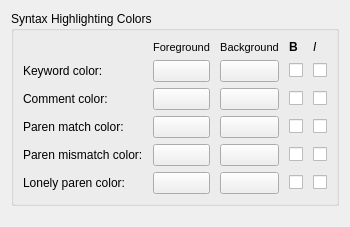
         <widget class="QWidget" name="tabAdvancedSyntaxHighlighting">
          <attribute name="title">
           <string>Syntax Highlighting</string>
          </attribute>
          <layout class="QGridLayout" name="gridLayout">
           <item row="0" column="0">
            <widget class="QGroupBox" name="gbxSHColors">
             <property name="title">
              <string>Syntax Highlighting Colors</string>
             </property>
             <layout class="QGridLayout" name="lyt_gbxSHColors">
              <property name="sizeConstraint">
               <enum>QLayout::SetMinimumSize</enum>
              </property>
              <property name="horizontalSpacing">
               <number>10</number>
              </property>
              <item row="0" column="1">
               <widget class="QLabel" name="lblSHForeground">
                <property name="maximumSize">
                 <size>
                  <width>16777215</width>
                  <height>15</height>
                 </size>
                </property>
                <property name="font">
                 <font>
                  <pointsize>8</pointsize>
                 </font>
                </property>
                <property name="text">
                 <string>Foreground</string>
                </property>
                <property name="alignment">
                 <set>Qt::AlignCenter</set>
                </property>
               </widget>
              </item>
              <item row="0" column="2">
               <widget class="QLabel" name="lblSHBackground">
                <property name="maximumSize">
                 <size>
                  <width>16777215</width>
                  <height>15</height>
                 </size>
                </property>
                <property name="font">
                 <font>
                  <pointsize>8</pointsize>
                 </font>
                </property>
                <property name="text">
                 <string>Background</string>
                </property>
                <property name="alignment">
                 <set>Qt::AlignCenter</set>
                </property>
               </widget>
              </item>
              <item row="1" column="0">
               <widget class="QLabel" name="lblSHKeyword">
                <property name="text">
                 <string>Keyword color:</string>
                </property>
                <property name="wordWrap">
                 <bool>false</bool>
                </property>
                <property name="buddy">
                 <cstring>colSHKeyword</cstring>
                </property>
               </widget>
              </item>
              <item row="1" column="1">
               <widget class="KLFColorChooser" name="colSHKeyword">
                <property name="showSize" stdset="0">
                 <size>
                  <width>50</width>
                  <height>16</height>
                 </size>
                </property>
                <property name="allowDefaultState" stdset="0">
                 <bool>true</bool>
                </property>
               </widget>
              </item>
              <item row="1" column="2">
               <widget class="KLFColorChooser" name="colSHKeywordBg">
                <property name="showSize" stdset="0">
                 <size>
                  <width>50</width>
                  <height>16</height>
                 </size>
                </property>
                <property name="allowDefaultState" stdset="0">
                 <bool>true</bool>
                </property>
               </widget>
              </item>
              <item row="1" column="3">
               <widget class="QCheckBox" name="chkSHKeywordB">
                <property name="sizePolicy">
                 <sizepolicy hsizetype="Fixed" vsizetype="Fixed">
                  <horstretch>0</horstretch>
                  <verstretch>0</verstretch>
                 </sizepolicy>
                </property>
                <property name="font">
                 <font>
                  <weight>75</weight>
                  <bold>true</bold>
                 </font>
                </property>
                <property name="text">
                 <string/>
                </property>
                <property name="tristate">
                 <bool>true</bool>
                </property>
               </widget>
              </item>
              <item row="1" column="4">
               <widget class="QCheckBox" name="chkSHKeywordI">
                <property name="sizePolicy">
                 <sizepolicy hsizetype="Fixed" vsizetype="Fixed">
                  <horstretch>0</horstretch>
                  <verstretch>0</verstretch>
                 </sizepolicy>
                </property>
                <property name="font">
                 <font>
                  <italic>true</italic>
                 </font>
                </property>
                <property name="text">
                 <string/>
                </property>
                <property name="tristate">
                 <bool>true</bool>
                </property>
               </widget>
              </item>
              <item row="2" column="0">
               <widget class="QLabel" name="lblSHComment">
                <property name="text">
                 <string>Comment color:</string>
                </property>
                <property name="wordWrap">
                 <bool>false</bool>
                </property>
                <property name="buddy">
                 <cstring>colSHComment</cstring>
                </property>
               </widget>
              </item>
              <item row="2" column="1">
               <widget class="KLFColorChooser" name="colSHComment">
                <property name="showSize" stdset="0">
                 <size>
                  <width>50</width>
                  <height>16</height>
                 </size>
                </property>
                <property name="allowDefaultState" stdset="0">
                 <bool>true</bool>
                </property>
               </widget>
              </item>
              <item row="2" column="2">
               <widget class="KLFColorChooser" name="colSHCommentBg">
                <property name="showSize" stdset="0">
                 <size>
                  <width>50</width>
                  <height>16</height>
                 </size>
                </property>
                <property name="allowDefaultState" stdset="0">
                 <bool>true</bool>
                </property>
               </widget>
              </item>
              <item row="2" column="3">
               <widget class="QCheckBox" name="chkSHCommentB">
                <property name="sizePolicy">
                 <sizepolicy hsizetype="Fixed" vsizetype="Fixed">
                  <horstretch>0</horstretch>
                  <verstretch>0</verstretch>
                 </sizepolicy>
                </property>
                <property name="font">
                 <font>
                  <weight>75</weight>
                  <bold>true</bold>
                 </font>
                </property>
                <property name="text">
                 <string/>
                </property>
                <property name="tristate">
                 <bool>true</bool>
                </property>
               </widget>
              </item>
              <item row="2" column="4">
               <widget class="QCheckBox" name="chkSHCommentI">
                <property name="sizePolicy">
                 <sizepolicy hsizetype="Fixed" vsizetype="Fixed">
                  <horstretch>0</horstretch>
                  <verstretch>0</verstretch>
                 </sizepolicy>
                </property>
                <property name="font">
                 <font>
                  <italic>true</italic>
                 </font>
                </property>
                <property name="text">
                 <string/>
                </property>
                <property name="tristate">
                 <bool>true</bool>
                </property>
               </widget>
              </item>
              <item row="4" column="0">
               <widget class="QLabel" name="lblSHParenMatch">
                <property name="text">
                 <string>Paren match color:</string>
                </property>
                <property name="wordWrap">
                 <bool>false</bool>
                </property>
                <property name="buddy">
                 <cstring>colSHParenMatch</cstring>
                </property>
               </widget>
              </item>
              <item row="4" column="1">
               <widget class="KLFColorChooser" name="colSHParenMatch">
                <property name="showSize" stdset="0">
                 <size>
                  <width>50</width>
                  <height>16</height>
                 </size>
                </property>
                <property name="allowDefaultState" stdset="0">
                 <bool>true</bool>
                </property>
               </widget>
              </item>
              <item row="4" column="2">
               <widget class="KLFColorChooser" name="colSHParenMatchBg">
                <property name="showSize" stdset="0">
                 <size>
                  <width>50</width>
                  <height>16</height>
                 </size>
                </property>
                <property name="allowDefaultState" stdset="0">
                 <bool>true</bool>
                </property>
               </widget>
              </item>
              <item row="4" column="3">
               <widget class="QCheckBox" name="chkSHParenMatchB">
                <property name="sizePolicy">
                 <sizepolicy hsizetype="Fixed" vsizetype="Fixed">
                  <horstretch>0</horstretch>
                  <verstretch>0</verstretch>
                 </sizepolicy>
                </property>
                <property name="font">
                 <font>
                  <weight>75</weight>
                  <bold>true</bold>
                 </font>
                </property>
                <property name="text">
                 <string/>
                </property>
                <property name="tristate">
                 <bool>true</bool>
                </property>
               </widget>
              </item>
              <item row="4" column="4">
               <widget class="QCheckBox" name="chkSHParenMatchI">
                <property name="sizePolicy">
                 <sizepolicy hsizetype="Fixed" vsizetype="Fixed">
                  <horstretch>0</horstretch>
                  <verstretch>0</verstretch>
                 </sizepolicy>
                </property>
                <property name="font">
                 <font>
                  <italic>true</italic>
                 </font>
                </property>
                <property name="text">
                 <string/>
                </property>
                <property name="tristate">
                 <bool>true</bool>
                </property>
               </widget>
              </item>
              <item row="5" column="0">
               <widget class="QLabel" name="lblSHParenMismatch">
                <property name="text">
                 <string>Paren mismatch color:</string>
                </property>
                <property name="wordWrap">
                 <bool>false</bool>
                </property>
                <property name="buddy">
                 <cstring>colSHParenMismatch</cstring>
                </property>
               </widget>
              </item>
              <item row="5" column="1">
               <widget class="KLFColorChooser" name="colSHParenMismatch">
                <property name="showSize" stdset="0">
                 <size>
                  <width>50</width>
                  <height>16</height>
                 </size>
                </property>
                <property name="allowDefaultState" stdset="0">
                 <bool>true</bool>
                </property>
               </widget>
              </item>
              <item row="5" column="2">
               <widget class="KLFColorChooser" name="colSHParenMismatchBg">
                <property name="showSize" stdset="0">
                 <size>
                  <width>50</width>
                  <height>16</height>
                 </size>
                </property>
                <property name="allowDefaultState" stdset="0">
                 <bool>true</bool>
                </property>
               </widget>
              </item>
              <item row="5" column="3">
               <widget class="QCheckBox" name="chkSHParenMismatchB">
                <property name="sizePolicy">
                 <sizepolicy hsizetype="Fixed" vsizetype="Fixed">
                  <horstretch>0</horstretch>
                  <verstretch>0</verstretch>
                 </sizepolicy>
                </property>
                <property name="font">
                 <font>
                  <weight>75</weight>
                  <bold>true</bold>
                 </font>
                </property>
                <property name="text">
                 <string/>
                </property>
                <property name="tristate">
                 <bool>true</bool>
                </property>
               </widget>
              </item>
              <item row="5" column="4">
               <widget class="QCheckBox" name="chkSHParenMismatchI">
                <property name="sizePolicy">
                 <sizepolicy hsizetype="Fixed" vsizetype="Fixed">
                  <horstretch>0</horstretch>
                  <verstretch>0</verstretch>
                 </sizepolicy>
                </property>
                <property name="font">
                 <font>
                  <italic>true</italic>
                 </font>
                </property>
                <property name="text">
                 <string/>
                </property>
                <property name="tristate">
                 <bool>true</bool>
                </property>
               </widget>
              </item>
              <item row="7" column="0">
               <widget class="QLabel" name="lblSHLonelyParen">
                <property name="text">
                 <string>Lonely paren color:</string>
                </property>
                <property name="wordWrap">
                 <bool>false</bool>
                </property>
                <property name="buddy">
                 <cstring>colSHLonelyParen</cstring>
                </property>
               </widget>
              </item>
              <item row="7" column="1">
               <widget class="KLFColorChooser" name="colSHLonelyParen">
                <property name="showSize" stdset="0">
                 <size>
                  <width>50</width>
                  <height>16</height>
                 </size>
                </property>
                <property name="allowDefaultState" stdset="0">
                 <bool>true</bool>
                </property>
               </widget>
              </item>
              <item row="7" column="2">
               <widget class="KLFColorChooser" name="colSHLonelyParenBg">
                <property name="showSize" stdset="0">
                 <size>
                  <width>50</width>
                  <height>16</height>
                 </size>
                </property>
                <property name="allowDefaultState" stdset="0">
                 <bool>true</bool>
                </property>
               </widget>
              </item>
              <item row="7" column="3">
               <widget class="QCheckBox" name="chkSHLonelyParenB">
                <property name="sizePolicy">
                 <sizepolicy hsizetype="Fixed" vsizetype="Fixed">
                  <horstretch>0</horstretch>
                  <verstretch>0</verstretch>
                 </sizepolicy>
                </property>
                <property name="font">
                 <font>
                  <weight>75</weight>
                  <bold>true</bold>
                 </font>
                </property>
                <property name="text">
                 <string/>
                </property>
                <property name="tristate">
                 <bool>true</bool>
                </property>
               </widget>
              </item>
              <item row="7" column="4">
               <widget class="QCheckBox" name="chkSHLonelyParenI">
                <property name="sizePolicy">
                 <sizepolicy hsizetype="Fixed" vsizetype="Fixed">
                  <horstretch>0</horstretch>
                  <verstretch>0</verstretch>
                 </sizepolicy>
                </property>
                <property name="font">
                 <font>
                  <italic>true</italic>
                 </font>
                </property>
                <property name="text">
                 <string/>
                </property>
                <property name="tristate">
                 <bool>true</bool>
                </property>
               </widget>
              </item>
              <item row="0" column="3">
               <widget class="QLabel" name="lblSHBold">
                <property name="sizePolicy">
                 <sizepolicy hsizetype="Fixed" vsizetype="Fixed">
                  <horstretch>0</horstretch>
                  <verstretch>0</verstretch>
                 </sizepolicy>
                </property>
                <property name="font">
                 <font>
                  <weight>75</weight>
                  <bold>true</bold>
                 </font>
                </property>
                <property name="text">
                 <string>B</string>
                </property>
               </widget>
              </item>
              <item row="0" column="4">
               <widget class="QLabel" name="lblSHItalic">
                <property name="sizePolicy">
                 <sizepolicy hsizetype="Fixed" vsizetype="Fixed">
                  <horstretch>0</horstretch>
                  <verstretch>0</verstretch>
                 </sizepolicy>
                </property>
                <property name="font">
                 <font>
                  <italic>true</italic>
                 </font>
                </property>
                <property name="text">
                 <string>I  </string>
                </property>
               </widget>
              </item>
             </layout>
            </widget>
           </item>
           <item row="1" column="0">
            <spacer name="verticalSpacer_2">
             <property name="orientation">
              <enum>Qt::Vertical</enum>
             </property>
             <property name="sizeHint" stdset="0">
              <size>
               <width>10</width>
               <height>10</height>
              </size>
             </property>
            </spacer>
           </item>
          </layout>
         </widget>
